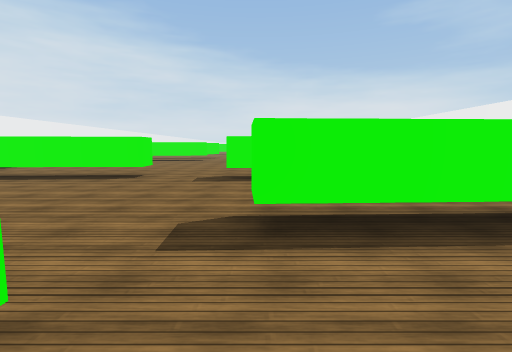
view 1 (above)

24 first-person views from a walk through a scene from a Unity 3-D project. The camera is 1.3 m above the floor, tilts 6° down and sees 85° across. The floor is counted in squares, 2 m on a side. Each view is taken from the middle of a square. On the plan, view 1 faces up. The plan holds only what a view shows up to about 9 squares ahead; the rest is blank. The place goes on beyond the plan. The player character is not drawn. Surface patterns are stand-ins for the level's own textures.

view 2
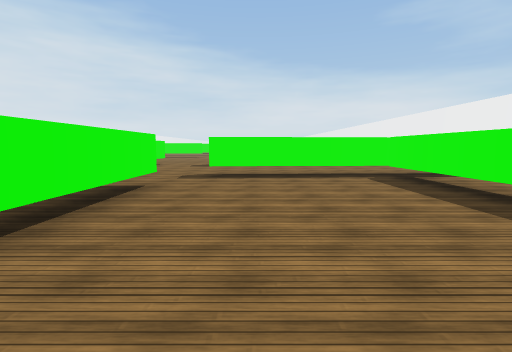

view 3
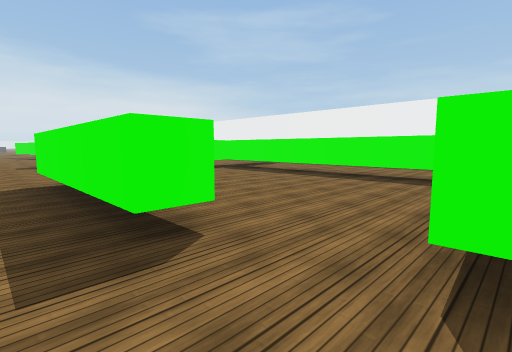

view 4
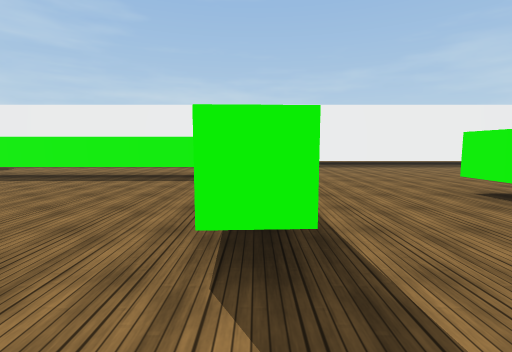

view 5
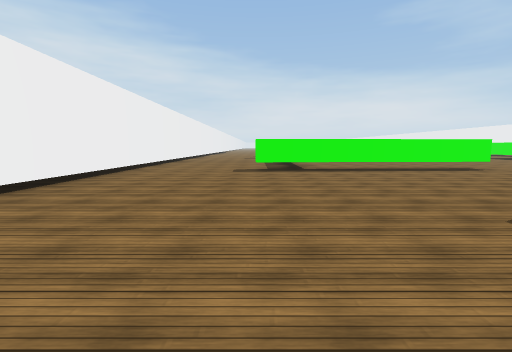

view 6
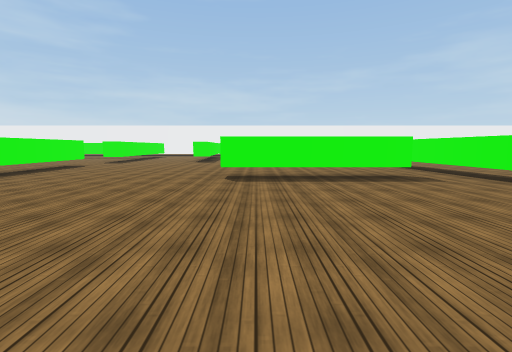

view 7
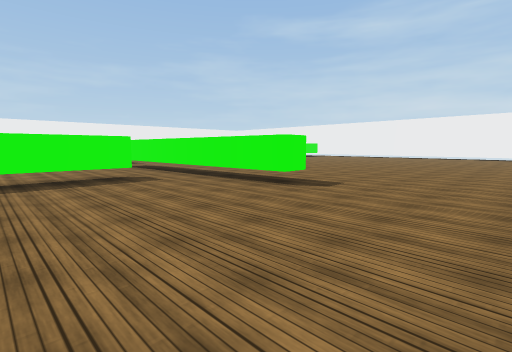

view 8
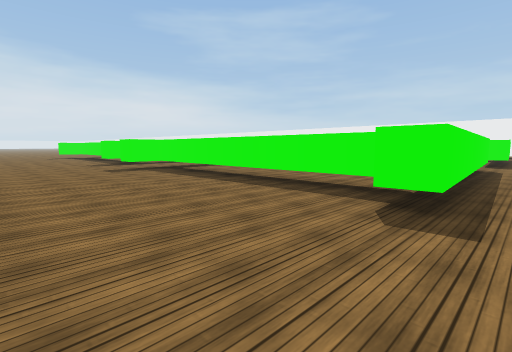

view 9
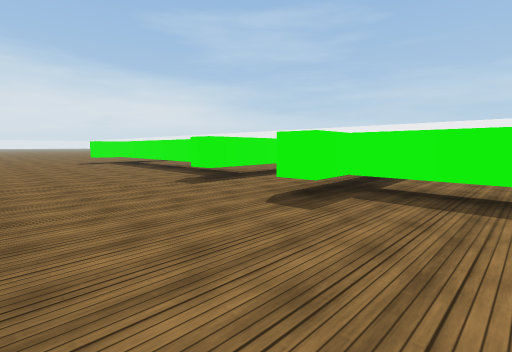

view 10
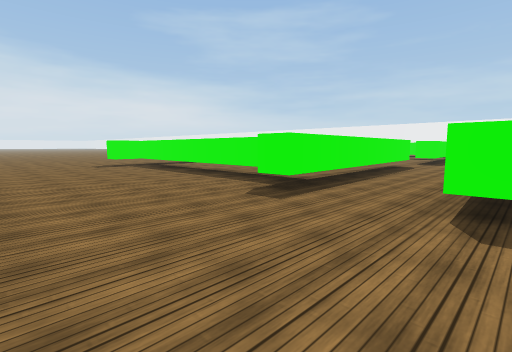

view 11
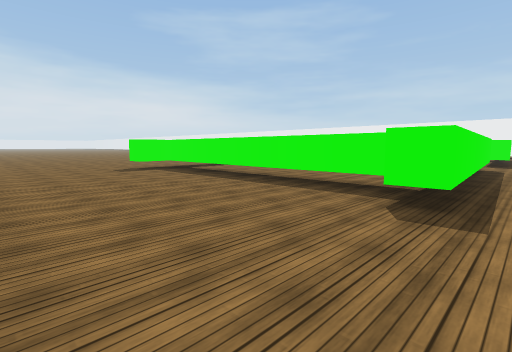

view 12
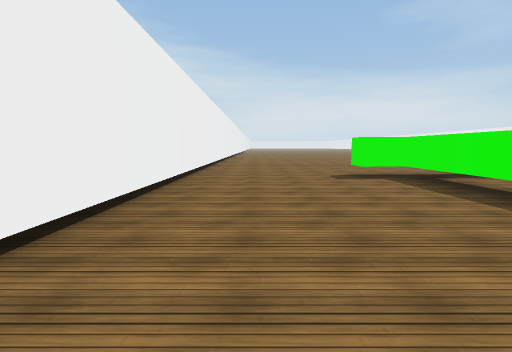

view 13
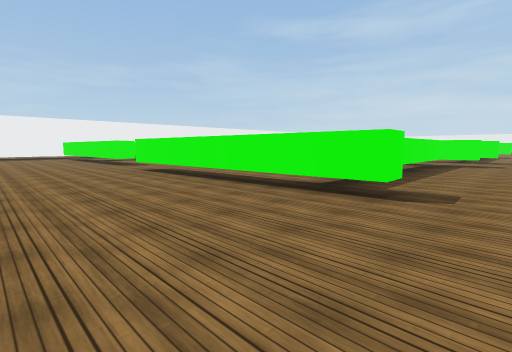

view 14
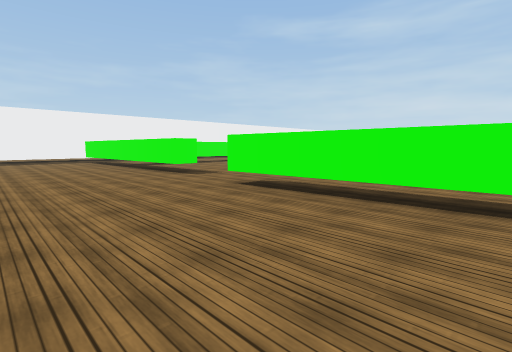

view 15
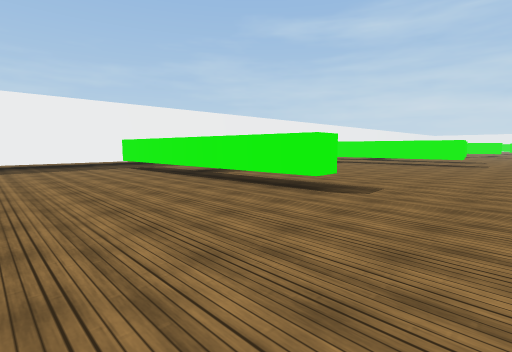

view 16
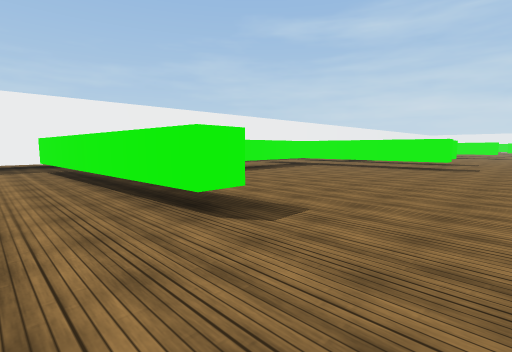

view 17
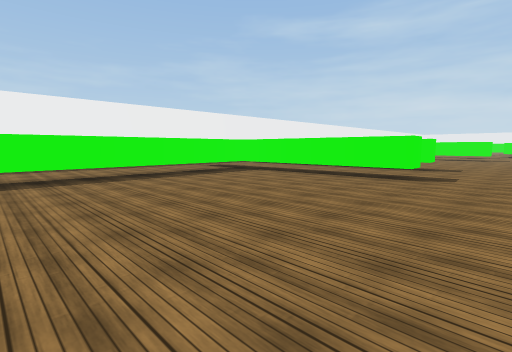

view 18
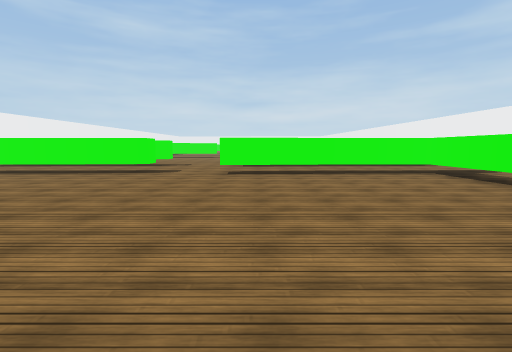

view 19
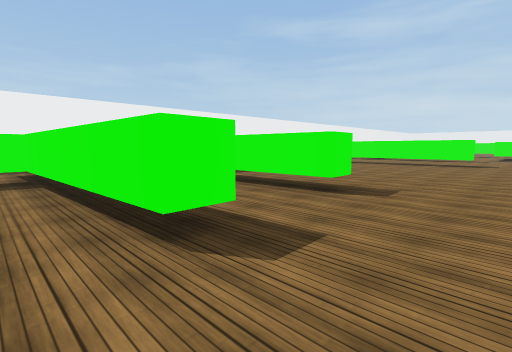

view 20
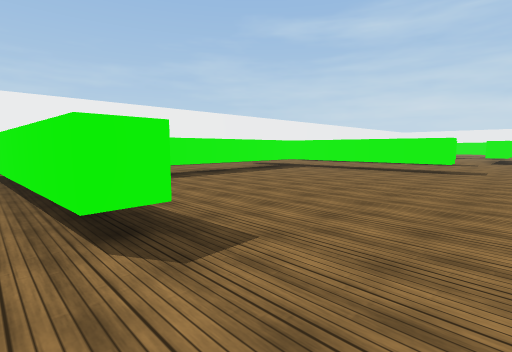

view 21
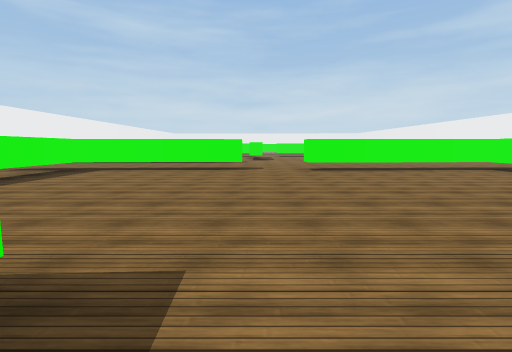

view 22
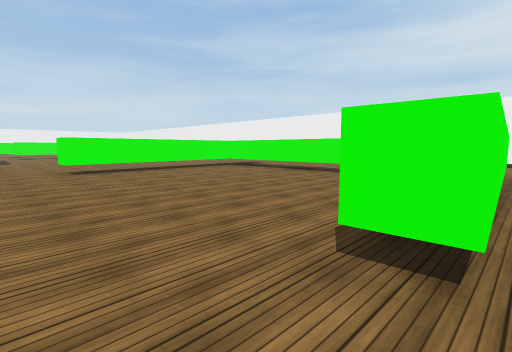

view 23
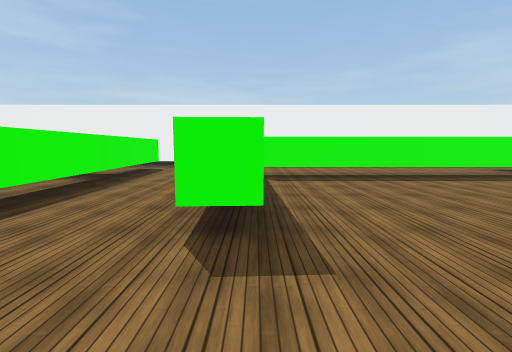

view 24
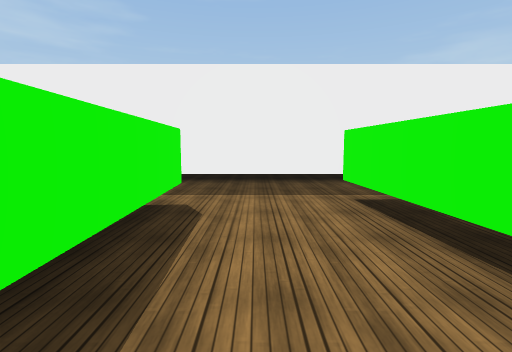

### Floor plan
Key: @ floor where view 1 was taken; # wall or solid block; . floor; T thing the floor can be seen under or through.
Columns run from 13 left of view 1 to 9 right of it. Each row starts with its distance up from view 1.
 27    .................. #
 26 #.....................#
 25 #.....................#
 24 #........TT.......##..#
 23 #....TTTT ....#####...
 22 #.....T..........T...
 21 #.....T..........T...
 20 #.....T..........T...
 19 #.....T..........T...
 18  .....T..........T...
 17  .....T..........T...
 16  ....TTTTTT..TTTTTTT..#
 15  .....................#
 14  ........##.......##..#
 13 #...TTT###...######...#
 12  ....T...........T...
 11  ....T...........T...
 10  ....T...........T...
  9  ....T...........T...
  8  ....T...........T...
  7 #....T...........T...
  6 #...TTTTTTT..#####  .
  5 #....................
  4 #..................
  3 #...............
  2 #............TTTTT...
  1  ................T...
  0  ......T....#@...T...
 -1  ......T....#....T...
 -2  ......T....#....T...
 -3  ......T....#....T...
 -4  ................T
 -5  ...TTTTTT#..#
 -6  .......... ......
 -7  ......  ..  ........
 -8  ......       ##.....
 -9  ......        ......
-10  .....            ...
-11  ....              ..
-12   ..

Positions as (right, up) in squares from view 1, and headings:
1: (0, 0), facing up
2: (1, -4), facing up
3: (-2, -5), facing up-right
4: (-2, -5), facing right
5: (-9, -2), facing up
6: (-12, 0), facing right
7: (-12, -1), facing down-right
8: (-12, 5), facing up-right
9: (-12, 11), facing up-right
10: (-12, 13), facing up-right
11: (-12, 15), facing up-right
12: (-11, 17), facing up
13: (-10, 27), facing down-right
14: (-6, 27), facing down-right
15: (-2, 27), facing down-right
16: (-2, 25), facing down-right
17: (-2, 22), facing down-right
18: (-3, 23), facing down
19: (-2, 17), facing down-right
20: (-2, 14), facing down-right
21: (-1, 14), facing down
22: (-1, 14), facing down-left
23: (-2, 13), facing right
24: (3, 15), facing right
